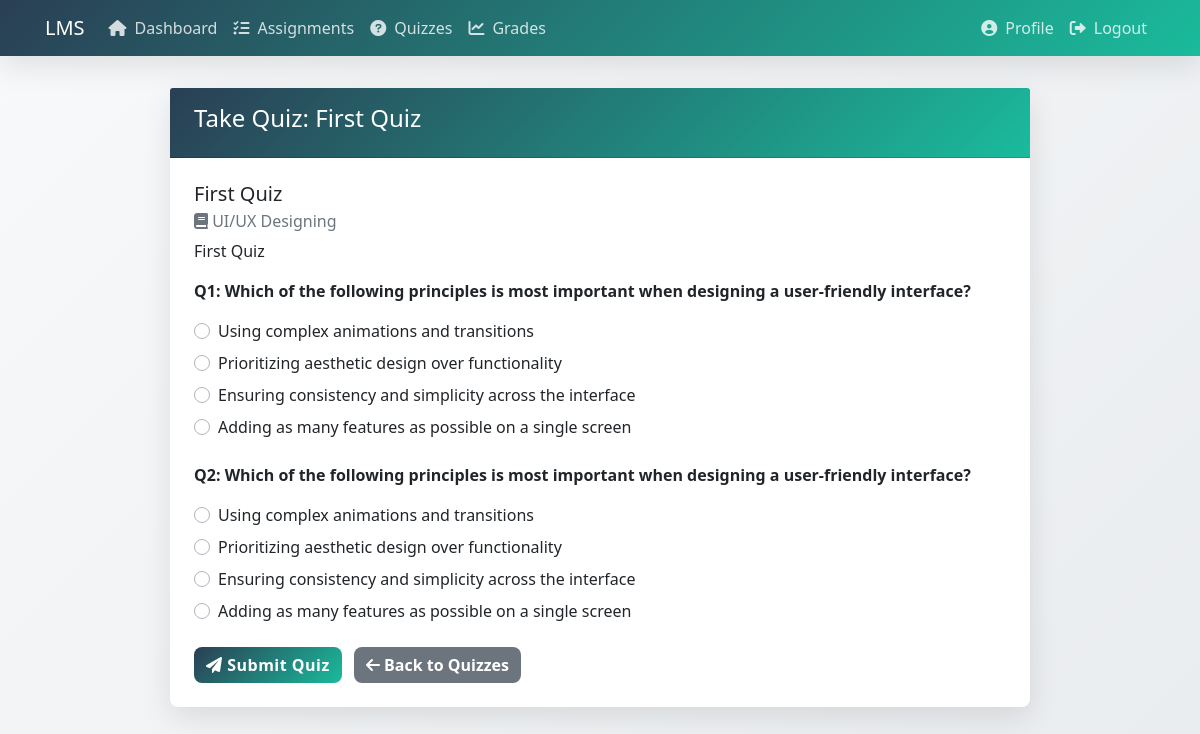
Screenshot of /view_quiz.php?id=1 (signed in) with the database file from the repository.
### tables this page shows
CREATE TABLE IF NOT EXISTS `quizzes` (
  `quiz_id` int NOT NULL AUTO_INCREMENT,
  `course_id` int NOT NULL,
  `title` varchar(150) NOT NULL,
  `description` text,
  `created_at` timestamp NOT NULL DEFAULT CURRENT_TIMESTAMP,
  PRIMARY KEY (`quiz_id`),
  KEY `course_id` (`course_id`)
);

CREATE TABLE IF NOT EXISTS `quiz_questions` (
  `question_id` int NOT NULL AUTO_INCREMENT,
  `quiz_id` int NOT NULL,
  `question_text` text NOT NULL,
  `option_a` varchar(255) DEFAULT NULL,
  `option_b` varchar(255) DEFAULT NULL,
  `option_c` varchar(255) DEFAULT NULL,
  `option_d` varchar(255) DEFAULT NULL,
  `correct_option` char(1) DEFAULT NULL,
  `created_at` timestamp NOT NULL DEFAULT CURRENT_TIMESTAMP,
  PRIMARY KEY (`question_id`),
  KEY `quiz_id` (`quiz_id`)
);

### view_quiz.php (the view, shortened to what this page needs)
<?php
require_once "config/database.php";
$quiz_id = (int)$_GET['id'];
$role = $_SESSION['role'];
$qzStmt = mysqli_prepare($conn,
    "SELECT q.title, q.description, c.title as course_title
     FROM quizzes q
     JOIN courses c ON q.course_id = c.course_id
     WHERE q.quiz_id = ?");
mysqli_stmt_bind_param($qzStmt, 'i', $quiz_id);
mysqli_stmt_execute($qzStmt);
mysqli_stmt_bind_result($qzStmt, $quiz_title, $quiz_description, $course_title);
$qsStmt = mysqli_prepare($conn,
    "SELECT question_id, question_text, option_a, option_b, option_c, option_d
     FROM quiz_questions WHERE quiz_id = ? ORDER BY question_id");
mysqli_stmt_bind_param($qsStmt, 'i', $quiz_id);
mysqli_stmt_execute($qsStmt);
$questions = mysqli_stmt_get_result($qsStmt);
?>
<!DOCTYPE html>
<html lang="en">
<head>
    <link rel="stylesheet" href="https://stackpath.bootstrapcdn.com/bootstrap/4.5.2/css/bootstrap.min.css">
    <link rel="stylesheet" href="https://cdnjs.cloudflare.com/ajax/libs/font-awesome/6.0.0/css/all.min.css">
</head>
<body>
    <nav class="navbar navbar-expand-lg navbar-dark">
        <div class="container">
            <a class="navbar-brand" href="index.php">LMS</a>
            <div class="collapse navbar-collapse" id="navbarNav">
                <ul class="navbar-nav mr-auto">
                    <li class="nav-item"><a class="nav-link" href="index.php"><i class="fas fa-home"></i>Dashboard</a></li>
                    <li class="nav-item"><a class="nav-link" href="assignments.php"><i class="fas fa-tasks"></i>Assignments</a></li>
                    <li class="nav-item active"><a class="nav-link" href="quizzes.php"><i class="fas fa-question-circle"></i>Quizzes</a></li>
                    <li class="nav-item"><a class="nav-link" href="grades.php"><i class="fas fa-chart-line"></i>Grades</a></li>
                </ul>
                <ul class="navbar-nav">
                    <li class="nav-item"><a class="nav-link" href="profile.php"><i class="fas fa-user-circle"></i>Profile</a></li>
                    <li class="nav-item"><a class="nav-link" href="logout.php"><i class="fas fa-sign-out-alt"></i>Logout</a></li>
                </ul>
            </div>
        </div>
    </nav>
    <div class="wrapper">
        <div class="card">
            <div class="card-header">
                <h4>Take Quiz: <?php echo htmlspecialchars($quiz_title); ?></h4>
            </div>
            <div class="card-body">
                <h5 class="card-title"><?php echo htmlspecialchars($quiz_title); ?></h5>
                <h6 class="card-subtitle mb-2 text-muted">
                    <i class="fas fa-book"></i> <?php echo htmlspecialchars($course_title); ?>
                </h6>
                <p class="card-text"><?php echo htmlspecialchars($quiz_description); ?></p>
                <?php if ($role === 'student'): ?>
                    <form action="take_quiz.php?id=<?php echo $quiz_id; ?>" method="post">
                        <?php $i = 1; while ($question = mysqli_fetch_assoc($questions)): ?>
                            <div class="question mb-4">
                                <p class="font-weight-bold">Q<?php echo $i++; ?>: <?php echo htmlspecialchars($question['question_text']); ?></p>
                                <div class="options">
                                    <?php foreach (['A','B','C','D'] as $opt): ?>
                                        <div class="custom-control custom-radio">
                                            <label class="custom-control-label"
                                                   for="q<?php echo $question['question_id']; ?>_<?php echo $opt; ?>">
                                                <?php echo htmlspecialchars($question['option_'.strtolower($opt)]); ?>
                                            </label>
                                        </div>
                                    <?php endforeach; ?>
                                </div>
                            </div>
                        <?php endwhile; ?>
                        <button type="submit" class="btn btn-primary">
                            <i class="fas fa-paper-plane"></i> Submit Quiz
                        </button>
                        <a href="quizzes.php" class="btn btn-secondary ml-2">
                            <i class="fas fa-arrow-left"></i> Back to Quizzes
                        </a>
                    </form>
                <?php else: ?>
                    <div class="alert alert-info">
                        <i class="fas fa-info-circle"></i> As an instructor, you can view quiz results but cannot take the quiz.
                    </div>
                <?php endif; ?>
            </div>
        </div>
    </div>
</body>
</html>

### view_quiz.php (style rules this page uses)
:root { --primary-color: #2A3F54; --secondary-color: #1ABB9C; --accent-color: #337AB7; --border-radius: 8px; --box-shadow: 0 10px 30px rgba(0,0,0,0.1); --transition: all 0.3s ease; }
body { font-family: 'Segoe UI', sans-serif; background: linear-gradient(135deg, #f8f9fa 0%, #e9ecef 100%); min-height: 100vh; }
.navbar { background: linear-gradient(135deg, var(--primary-color), var(--secondary-color)) !important; box-shadow: var(--box-shadow); }
.nav-link { color: rgba(255,255,255,0.8) !important; transition: var(--transition); display: flex; align-items: center; gap: 8px; }
.wrapper { max-width: 900px; margin: 2rem auto; padding: 0 20px; }
.card { border: none; border-radius: var(--border-radius); box-shadow: var(--box-shadow); transition: var(--transition); }
.card-header { background: linear-gradient(135deg, var(--primary-color), var(--secondary-color)); color: white; border-radius: var(--border-radius) var(--border-radius) 0 0; padding: 1rem 1.5rem; }
.card-body { padding: 1.5rem; }
.btn-primary { background: linear-gradient(135deg, var(--primary-color), var(--secondary-color)); border: none; border-radius: var(--border-radius); font-weight: 600; letter-spacing: 0.5px; transition: var(--transition); }
.btn-secondary { background: #6c757d; border: none; border-radius: var(--border-radius); font-weight: 600; }
.question { margin-bottom: 2rem; }
.options { margin-top: 1rem; }
.custom-control { margin-bottom: 0.5rem; }

### rows the page displays
quizzes: description "First Quiz"
quiz_questions: question_text "Which of the following principles is most important when designing a user-friendly interface?", option_a "Using complex animations and transitions", option_b "Prioritizing aesthetic design over functionality", option_c "Ensuring consistency and simplicity across the interface", option_d "Adding as many features as possible on a single screen"
quiz_questions: question_text "Which of the following principles is most important when designing a user-friendly interface?", option_a "Using complex animations and transitions", option_b "Prioritizing aesthetic design over functionality", option_c "Ensuring consistency and simplicity across the interface", option_d "Adding as many features as possible on a single screen"

### other values shown
$course_title "UI/UX Designing"
$quiz_description "First Quiz"
